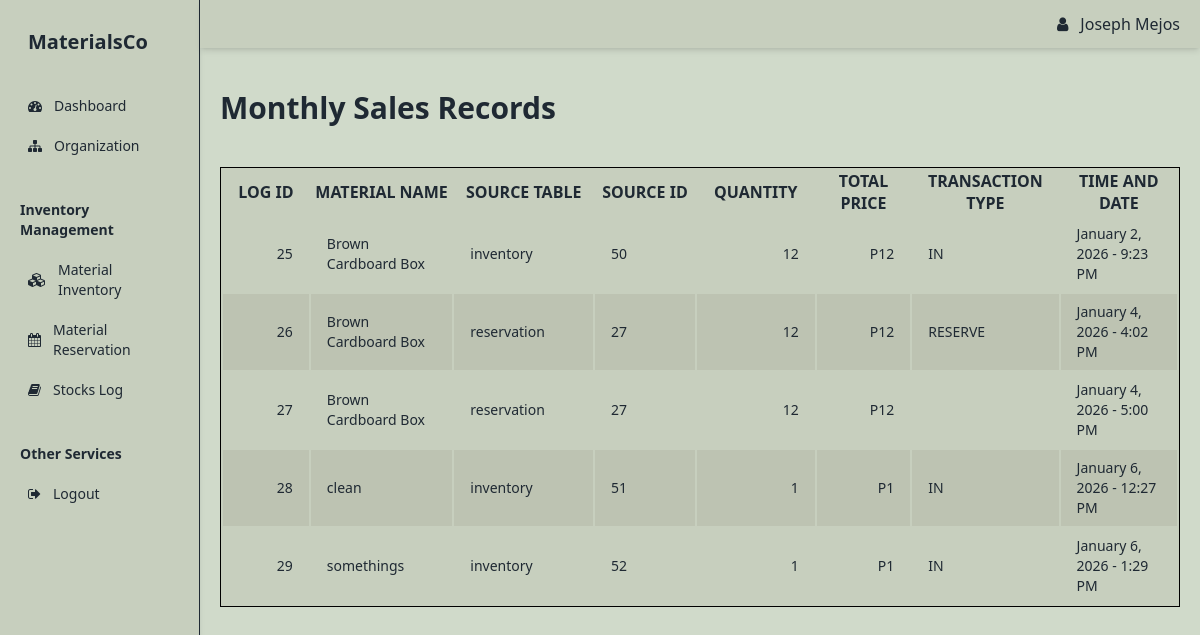
The page /Stocks.php (signed in) on the database its author committed.
### tables this page shows
CREATE TABLE `stocks_log` (
  `STOCKS_ID` int(11) NOT NULL,
  `MATERIAL_NAME` varchar(100) NOT NULL,
  `USER_ID` int(11) DEFAULT NULL,
  `SOURCE_TABLE` varchar(100) DEFAULT NULL,
  `SOURCE_ID` int(11) DEFAULT NULL,
  `QUANTITY` int(11) NOT NULL,
  `TRANSACTION_TYPE` enum('IN','OUT','RESERVE','RELEASE') NOT NULL,
  `TIME_AND_DATE` datetime DEFAULT current_timestamp()
);

### Classes/Dbh.Class.php (called while the page is built)
<?php
class Dbh {
    private $host = "localhost";
    private $user = "root";
    private $pass = "";
    private $db = "materialcodb";
    protected function connection(){
        try{
            $dsn = 'mysql:host='. $this->host . ';dbname=' . $this->db;
            $pdo = new PDO($dsn, $this->user, $this->pass);
            $pdo->setAttribute(PDO::ATTR_DEFAULT_FETCH_MODE, PDO::FETCH_ASSOC);
            return $pdo;
        }catch(PDOException $e){
            echo "Error:" . $e->getMessage() . "<br>";
            die();
        }
    }
}

### Classes/Items.Class.php (called while the page is built, shortened)
<?php
include_once __DIR__ . '/Dbh.Class.php';
class Items extends Dbh {
    protected function getStocks($userID) {
        $query = "SELECT * FROM stocks_log WHERE USER_ID = ?";
        $stmt = $this->connection()->prepare($query);
        if (!$stmt->execute([$userID])) {
            return false;
        }
        return $stmt->fetchAll(PDO::FETCH_ASSOC);
    }
}

### Classes/ItemsView.Class.php (called while the page is built, shortened)
<?php
class ItemsView extends ItemsCntrl{
    public function viewStocks($userID){
        return $this->getStocks($userID);
    }
}

### Stocks.php (the view, shortened to what this page needs)
<body>
    <?php
        include __DIR__ . "/Inclusions/Head.php";
        include __DIR__ . "/Classes/Dbh.Class.php";
        include __DIR__ . "/Classes/ItemsView.Class.php";
        $itemsView = new ItemsView();
        $USER_ID = $_SESSION['USER_ID'];
        $Stocks = $itemsView->viewStocks($USER_ID);
    ?>
    <div id="BodyDiv" class="w-full h-full flex bg-[D0DACA] text-[1F2933]">
        <div class="w-1/5">
            <?php
                include __DIR__ . "/Inclusions/sidebar.php";
            ?>
        </div>
        <div class="w-full flex flex-col gap-5">
            <div>
                <?php include __DIR__ . "/Inclusions/navbar.php";?>
            </div>
            <div class="w-full px-5 h-20 my-2 text-3xl font-bold flex items-center">
                <h1>Monthly Sales Records</h1>
            </div>
            <div class="h-full w-full px-5">
                <table id="stocksTable" class="table-auto border-separate border bg-[C7CFBE] h-fit max-h-full">
                    <thead>
                        <tr class="text-md">
                            <th class="w-md text-[1F2933]">LOG ID</th>
                            <th class="w-md text-[1F2933]">MATERIAL NAME</th>
                            <th class="w-md text-[1F2933]">SOURCE TABLE</th>
                            <th class="w-md text-[1F2933]">SOURCE ID</th>
                            <th class="w-md text-[1F2933]">QUANTITY</th>
                            <th class="w-md text-[1F2933]">TOTAL PRICE</th>
                            <th class="w-md text-[1F2933]">TRANSACTION TYPE</th>
                            <th class="w-md text-[1F2933]">TIME AND DATE</th>
                        </tr>
                    </thead>
                    <tbody>
                        <?php if (count($Stocks) > 0): ?>
                            <?php foreach ($Stocks as $stock): ?>
                                <tr class="odd:bg-[C7CFBE] even:bg-[bdc3b2] border-0 text-[1F2933] h-10 text-sm transition">
                                    <td class="px-4 py-2 text-end"><?= htmlspecialchars($stock['STOCKS_ID']) ?></td>
                                    <td class="px-4 py-2"><?= htmlspecialchars($stock['MATERIAL_NAME']) ?></td>
                                    <td class="px-4 py-2"><?= htmlspecialchars($stock['SOURCE_TABLE']) ?></td>
                                    <td class="px-4 py-2"><?= htmlspecialchars($stock['SOURCE_ID']) ?></td>
                                    <td class="px-4 py-2 text-end"><?= number_format($stock['QUANTITY']) ?></td>
                                    <td class="px-4 py-2 text-end">P<?= number_format($stock['QUANTITY']) ?></td>
                                    <td class="px-4 py-2"><?= htmlspecialchars($stock['TRANSACTION_TYPE']) ?></td>
                                    <td class="px-4 py-2"><?= date("F j, Y - g:i A", strtotime($stock['TIME_AND_DATE'])) ?></td>
                                </tr>
                            <?php endforeach; ?>
                        <?php else: ?>
                            <tr>
                                <td colspan="7" class="text-center py-5 text-[1F2933]">No stock records found.</td>
                            </tr>
                        <?php endif; ?>
                    </tbody>
                </table>
            </div>
        </div>
    </div>
</body>

### Inclusions/Head.php (shortened to what this page needs)
<!DOCTYPE html>
<html lang="en">
<head>
     <script src="https://cdn.jsdelivr.net/npm/@tailwindcss/browser@4"></script>
    <link rel="stylesheet" href="https://cdn.jsdelivr.net/npm/simple-datatables@latest/dist/style.css">
    <link rel="stylesheet" href="https://cdnjs.cloudflare.com/ajax/libs/font-awesome/4.7.0/css/font-awesome.min.css">
</head>

### Inclusions/sidebar.php
<div class="hidden bg-[C7CFBE] text-[1F2933] text-sm md:flex md:flex-col md:fixed md:w-1/6 md:h-screen shadow-md px-5 py-2 md:overflow-y-auto md:border-r md:border-[1F2933]">
    <div class="my-3">
        <p class="flex items-center gap-3 p-2 rounded-md">
            <span class="font-bold text-xl">MaterialsCo</span>
        </p>
    </div>
    <div class="my-3">
        <div class="grid gap-1">
            <a href="./Homepage.php" class="flex items-center gap-3 p-2 rounded-md hover:bg-gray-200 transition-all duration-200">
                <i class="fa fa-dashboard"></i>
                <span class="font-medium">Dashboard</span>
            </a>
            <a href="./organization.php" class="flex items-center gap-3 p-2 rounded-md hover:bg-gray-200 transition-all duration-200">
                <i class="fa fa-sitemap" aria-hidden="true"></i>
                <span class="font-medium">Organization</span>
            </a>
        </div>
    </div>
    <div class="my-3">
        <h1 class="my-3 font-bold">Inventory Management</h1>
        <div class="grid gap-1">
            <a href="./Inventory.php" class="flex items-center gap-3 p-2 rounded-md hover:bg-gray-200 transition-all duration-200">
                <i class="fa fa-cubes"></i>
                <span>Material Inventory</span>
            </a>
            <a href="./Reservation.php" class="flex items-center gap-3 p-2 rounded-md hover:bg-gray-200 transition-all duration-200">
                <i class="fa fa-calendar"></i>
                <span>Material Reservation</span>
            </a>
            <a href="./Stocks.php" class="flex items-center gap-3 p-2 rounded-md hover:bg-gray-200 transition-all duration-200">
                <i class="fa fa-book"></i>
                <span>Stocks Log</span>
            </a>
        </div>
    </div>
    <div class="my-3">
        <h1 class="my-3 font-bold">Other Services</h1>
        <div class="grid gap-2">
            <a href="./Process/Logout.php" class="flex items-center gap-3 p-2 rounded-md hover:bg-red-100 hover:text-red-600 transition-all duration-200 cursor-pointer">
                <i class="fa fa-sign-out"></i>
                <span>Logout</span>
            </a>
        </div>
    </div>
</div>

### Inclusions/navbar.php (shortened to what this page needs)
<div class="w-full py-3 px-5 shadow-md bg-[C7CFBE] text-[1F2933] flex justify-end items-center sticky top-0 z-10">
    <div class="flex">
        <div class="flex justify-center items-center gap-2"><i class="fa fa-user"></i><h1 class="ml-1"><?php echo $_SESSION['NAME'] ?></h1></div>
    </div>
</div>

### rows shown on the page
stocks_log: STOCKS_ID "25", MATERIAL_NAME "Brown Cardboard Box", SOURCE_TABLE "inventory", SOURCE_ID "50", QUANTITY "12", TRANSACTION_TYPE "IN", TIME_AND_DATE "January 2, 2026 - 9:23 PM"
stocks_log: STOCKS_ID "26", MATERIAL_NAME "Brown Cardboard Box", SOURCE_TABLE "reservation", SOURCE_ID "27", QUANTITY "12", TRANSACTION_TYPE "RESERVE", TIME_AND_DATE "January 4, 2026 - 4:02 PM"
stocks_log: STOCKS_ID "27", MATERIAL_NAME "Brown Cardboard Box", SOURCE_TABLE "reservation", SOURCE_ID "27", QUANTITY "12", TIME_AND_DATE "January 4, 2026 - 5:00 PM"
stocks_log: STOCKS_ID "28", MATERIAL_NAME "clean", SOURCE_TABLE "inventory", SOURCE_ID "51", QUANTITY "1", TRANSACTION_TYPE "IN", TIME_AND_DATE "January 6, 2026 - 12:27 PM"
stocks_log: STOCKS_ID "29", MATERIAL_NAME "somethings", SOURCE_TABLE "inventory", SOURCE_ID "52", QUANTITY "1", TRANSACTION_TYPE "IN", TIME_AND_DATE "January 6, 2026 - 1:29 PM"

### other values the page prints
$_SESSION['NAME'] "Joseph Mejos"
